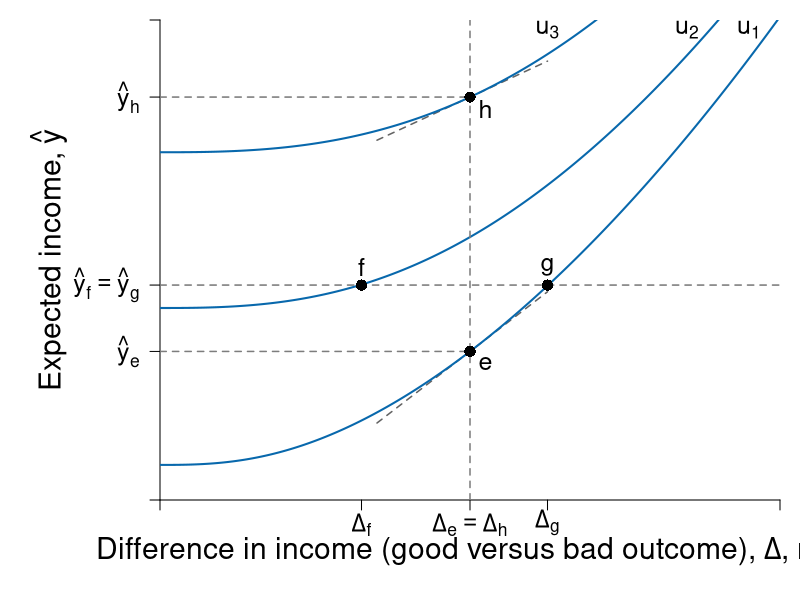

This chart was generated by the following R code:
#' Graph Designer: Scott Cohn
#' Authors: Bowles and Halliday
#' Title: Coordination, Conflict and Competition: A Text in Microeconomics

library("shape")

pdf(file = "risk/risk_averse_dara_c.pdf", width = 9, height = 7)

# Set parameters for graphics
axislabelsize <- 1.8
labelsize <- 1.5
namesize <- 1.8
annotatesize <- 1.5
graphlinewidth <- 2
segmentlinewidth <- 1.5

COL <- c("#7fc97f", "#beaed4", "#fdc086", "#ffff99", "#386cb0", "#f0027f", "#bf5b17", "#666666")
COLA <- c("#e0f3db", "#99d8c9","#66c2a4","#41ae76", "#238b45", "#005824")
COLB <- c("#c6dbef", "#4eb3d3", "#2b8cbe", "#0868ac","#084081")
COLC <- c("#fcfbfd", "#efedf5", "#dadaeb", "#bcbddc", "#9e9ac8", "#807dba", "#6a51a3", "#54278f", "#3f007d")
grays <- gray.colors(25, start = 1, end = 0, alpha = 1)

a <- c(2, 4, 6)
par(mar =  c(5, 8, 1, 1))
xlims <- c(0, 10)
ylims <- c(0, 40)


u <- function(y, delta, a = 3.5, b = 0.1, c = 2){
  y^a - b * delta^c
}

indiff <- function(u, delta, a = 1.5, b = 0.5, c = 4){
  (u + b * delta^c )^(1/a)
}

slopeA <- function(g, slope1 = 0.25, slope2 = 0.08){
  slope1 + 2*slope2*g
}

indiffA2 <- function(g, intercept = 7.8, slope1 = 0.25, slope2 = 0.055){
  intercept  + slope1*g + slope2*g^2
}

slopeA2 <- function(g, slope1 = 0.25, slope2 = 0.055){
  slope1 + 2*slope2*g
}


slopeA3 <- function(g, slope1 = 0.25, slope2 = 0.01){
  slope1 + 2*slope2*g
}

tangentline <- function(b, m, x){
  m*x + b
}

#Plot command 
plot(0, 0, xlim = xlims, ylim = ylims, 
     type = "n",
     xlab = expression(paste("")),
     ylab = expression(paste("")), 
     axes = FALSE,
     cex.lab = axislabelsize, 
     bty = "n", 
     xaxs = "i", 
     yaxs = "i"
)

y1 <- indiff(5, 0.5*xlims[2], c = 2.7)
y2 <- indiff(64, 0.5*xlims[2], c = 2.7) - 4
y3 <- indiff(156, 0.5*xlims[2], c = 2.7)

ticksx <- c(0, 0.325*xlims[2], 0.5*xlims[2], 0.625*xlims[2], xlims[2])
xlabels <- c(NA, expression(paste(Delta[f])), expression(paste(Delta[e] == Delta[h])), expression(paste(Delta[g])), NA)
ticksy <- c(0, y1, y2, y3, ylims[2])
ylabels <- c(NA, expression(paste(hat(y)[e])), expression(paste(hat(y)[f] == hat(y)[g])), expression(paste(hat(y)[h])), NA)

axis(1, at = ticksx, pos = 0, labels = xlabels, cex.axis = labelsize)
axis(2, at = ticksy, pos = 0, labels = ylabels, las = 1, cex.axis = labelsize)

#Axis labels and draw linear utility function
mtext(expression(paste("Difference in income (good versus bad outcome), ", Delta, ", risk")), side = 1, line = 2.5, cex = axislabelsize)
text(-1.8, 0.5*ylims[2], expression(paste("Expected income, ", hat(y))), xpd = TRUE, cex = axislabelsize, srt = 90) 

npts <- 500 
xx1 <- seq(xlims[1], xlims[2], length.out = npts)
xx2 <- seq(0.5*xlims[2] - 1.5, 0.5*xlims[2] + 1.25, length.out = npts)

# tangent lines
lines(xx2, tangentline(x = xx2, m = 3.97626, b = -7.500294), col = grays[22], lwd = segmentlinewidth, lty = 2)
lines(xx2, tangentline(x = xx2, m = 2.39591, b = 21.5975), col = grays[22], lwd = segmentlinewidth, lty = 2)

# util curves
for (u in c(5, 64, 156) ) {
  lines(xx1, indiff(u, xx1, c = 2.7), col = COLB[4], lwd = graphlinewidth, lty = 1)  
}

# vertical delta segment
segments(0.5*xlims[2], 0, 0.5*xlims[2], ylims[2], col = grays[20], lwd = segmentlinewidth, lty = 2)

# horizontal segments
segments(0, y1, 0.5*xlims[2], y1, col = grays[20], lwd = segmentlinewidth, lty = 2)
segments(0, y2, indiff(5, 0.75*xlims[2], c = 2.7), y2, col = grays[20], lwd = segmentlinewidth, lty = 2)
segments(0, y3, 0.5*xlims[2], y3, col = grays[20], lwd = segmentlinewidth, lty = 2)

# points
points(0.5*xlims[2], y1, pch = 16, col = "black", cex = 1.5)
points(0.325*xlims[2], y2, pch = 16, col = "black", cex = 1.5)
points(0.625*xlims[2], y2, pch = 16, col = "black", cex = 1.5)
points(0.5*xlims[2], y3, pch = 16, col = "black", cex = 1.5)

# label points
text(0.5*xlims[2] + 0.25, y1 - 1, expression(paste(e)), cex = labelsize)
text(0.325*xlims[2], y2 + 1.5, expression(paste(f)), cex = labelsize)
text(0.625*xlims[2], y2 + 1.5, expression(paste(g)), cex = labelsize)
text(0.5*xlims[2] + 0.25, y3 - 1, expression(paste(h)), cex = labelsize)

# label indiff
text(0.95*xlims[2], 0.98*ylims[2], expression(paste(u[1])), cex = labelsize)
text(0.85*xlims[2], 0.98*ylims[2], expression(paste(u[2])), cex = labelsize)
text(0.625*xlims[2], 0.98*ylims[2], expression(paste(u[3])), cex = labelsize)

dev.off() 
